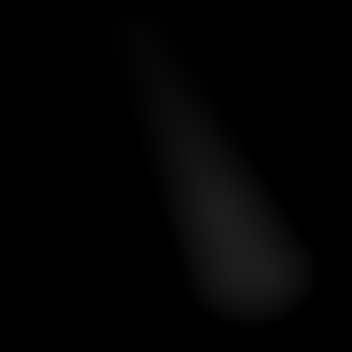

A level layout from a 2D game, rendered from its tile map. Below: a short description, then the map file with its tile-grid data intact:
An orthogonal 22x22 tile map with 16x16 px tiles, 1 tile layer (AlwaysFront2).

<map version="1.8" tiledversion="1.8.5" orientation="orthogonal" renderorder="right-down" compressionlevel="0" width="22" height="22" tilewidth="16" tileheight="16" infinite="0" nextlayerid="3" nextobjectid="1">
 <tileset firstgid="1" name="z_Flooded_Cave_SunLight_Iv2_1" tilewidth="16" tileheight="16" tilecount="484" columns="22">
  <image source="z_Flooded_Cave_SunLight_Iv2_1.png" width="352" height="352" />
 </tileset>
 <layer id="1" name="AlwaysFront2" width="22" height="22">
  <data encoding="csv">
1,2,3,4,5,6,7,8,9,10,11,12,13,14,15,16,17,18,19,20,21,22,
23,24,25,26,27,28,29,30,31,32,33,34,35,36,37,38,39,40,41,42,43,44,
45,46,47,48,49,50,51,52,53,54,55,56,57,58,59,60,61,62,63,64,65,66,
67,68,69,70,71,72,73,74,75,76,77,78,79,80,81,82,83,84,85,86,87,88,
89,90,91,92,93,94,95,96,97,98,99,100,101,102,103,104,105,106,107,108,109,110,
111,112,113,114,115,116,117,118,119,120,121,122,123,124,125,126,127,128,129,130,131,132,
133,134,135,136,137,138,139,140,141,142,143,144,145,146,147,148,149,150,151,152,153,154,
155,156,157,158,159,160,161,162,163,164,165,166,167,168,169,170,171,172,173,174,175,176,
177,178,179,180,181,182,183,184,185,186,187,188,189,190,191,192,193,194,195,196,197,198,
199,200,201,202,203,204,205,206,207,208,209,210,211,212,213,214,215,216,217,218,219,220,
221,222,223,224,225,226,227,228,229,230,231,232,233,234,235,236,237,238,239,240,241,242,
243,244,245,246,247,248,249,250,251,252,253,254,255,256,257,258,259,260,261,262,263,264,
265,266,267,268,269,270,271,272,273,274,275,276,277,278,279,280,281,282,283,284,285,286,
287,288,289,290,291,292,293,294,295,296,297,298,299,300,301,302,303,304,305,306,307,308,
309,310,311,312,313,314,315,316,317,318,319,320,321,322,323,324,325,326,327,328,329,330,
331,332,333,334,335,336,337,338,339,340,341,342,343,344,345,346,347,348,349,350,351,352,
353,354,355,356,357,358,359,360,361,362,363,364,365,366,367,368,369,370,371,372,373,374,
375,376,377,378,379,380,381,382,383,384,385,386,387,388,389,390,391,392,393,394,395,396,
397,398,399,400,401,402,403,404,405,406,407,408,409,410,411,412,413,414,415,416,417,418,
419,420,421,422,423,424,425,426,427,428,429,430,431,432,433,434,435,436,437,438,439,440,
441,442,443,444,445,446,447,448,449,450,451,452,453,454,455,456,457,458,459,460,461,462,
463,464,465,466,467,468,469,470,471,472,473,474,475,476,477,478,479,480,481,482,483,484
</data>
 </layer>
 <objectgroup id="2" name="AlwaysFront2" />
</map>
